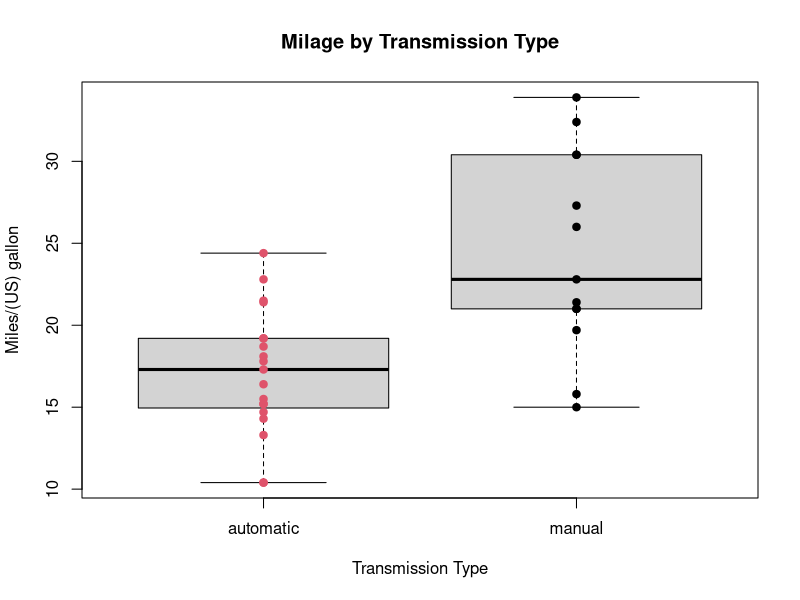
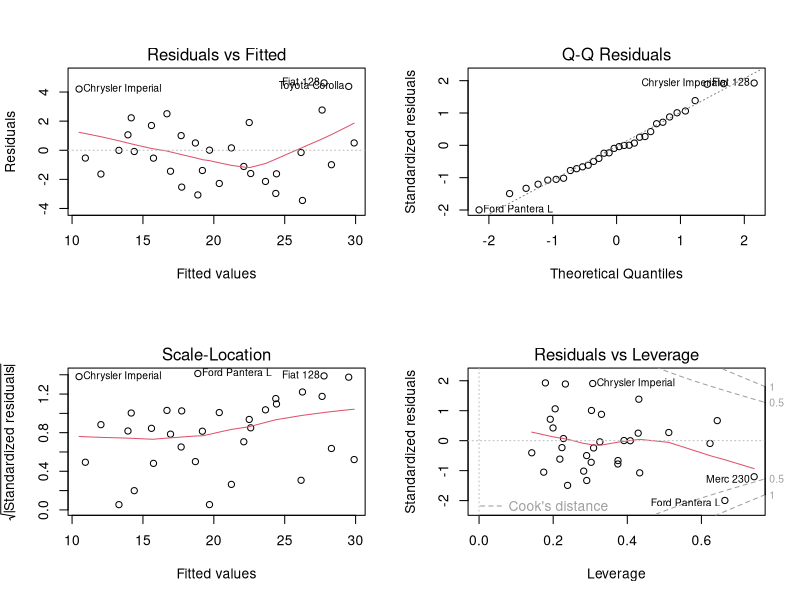

These charts were generated, in order, by the following R code:
## ---- chunk 1
require(knitr, quietly = TRUE)
require(ggplot2, quietly = TRUE)
require(scales, quietly = TRUE)
knitr::opts_chunk$set(echo = FALSE, cache = TRUE, cache.path = "cache/", fig.path = "figure/", fig.align = "center")

require(datasets, quietly = TRUE)
data(mtcars)
## ---- chunk 2
kable(head(mtcars))
## ---- chunk 3
boxplot(mpg ~ am, mtcars, xaxt = "n", xlab = "Transmission Type", ylab = "Miles/(US) gallon")
with(mtcars, points(am + 1, mpg, pch = 19, col = ((am == 0)*1 + 1)))
axis(1, at = c(1, 2), labels = c("automatic", "manual"))
title(main = "Milage by Transmission Type")
## ---- chunk 4
fit0 <- lm(mpg ~ am, mtcars)
fit0sum <- summary(fit0)
kable(fit0sum$coef)
## ---- chunk 5
# stepwise regression to determine best model given all observations
library(MASS)
fit <- lm(mpg ~ ., mtcars)
step <- stepAIC(fit, direction = "both", trace = 0)
# display results
step$anova
## ---- chunk 6
# better model than mpg ~ am
fit1 <- lm(mpg ~ am + wt + qsec, mtcars)
fit1summary <- summary(fit)
round(fit1summary$r.squared, 3)
round(cor(mtcars[, c("mpg", "am", "wt", "qsec")]), 3)
par(mfrow = c(2, 2))
plot(fit)
## ---- chunk 7
sessionInfo()
